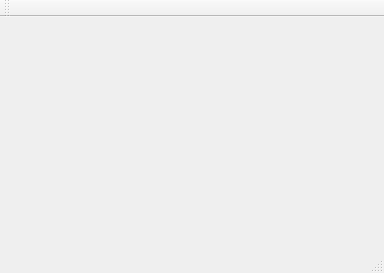
<?xml version="1.0" encoding="UTF-8"?>
<ui version="4.0">
 <class>MainWindow</class>
 <widget class="QMainWindow" name="MainWindow">
  <property name="geometry">
   <rect>
    <x>0</x>
    <y>0</y>
    <width>384</width>
    <height>273</height>
   </rect>
  </property>
  <property name="sizePolicy">
   <sizepolicy hsizetype="Minimum" vsizetype="Minimum">
    <horstretch>0</horstretch>
    <verstretch>0</verstretch>
   </sizepolicy>
  </property>
  <property name="windowTitle">
   <string>MainWindow</string>
  </property>
  <widget class="QWidget" name="centralWidget">
   <layout class="QVBoxLayout" name="verticalLayout">
    <item>
     <widget class="QWidget" name="endOfWordButtonWidget" native="true">
      <property name="sizePolicy">
       <sizepolicy hsizetype="MinimumExpanding" vsizetype="MinimumExpanding">
        <horstretch>0</horstretch>
        <verstretch>0</verstretch>
       </sizepolicy>
      </property>
     </widget>
    </item>
    <item>
     <layout class="QHBoxLayout" name="horizontalLayout">
      <item>
       <widget class="QWidget" name="dotButtonWidget" native="true">
        <property name="sizePolicy">
         <sizepolicy hsizetype="MinimumExpanding" vsizetype="MinimumExpanding">
          <horstretch>0</horstretch>
          <verstretch>0</verstretch>
         </sizepolicy>
        </property>
        <property name="minimumSize">
         <size>
          <width>0</width>
          <height>0</height>
         </size>
        </property>
       </widget>
      </item>
      <item>
       <spacer name="horizontalSpacer">
        <property name="orientation">
         <enum>Qt::Horizontal</enum>
        </property>
        <property name="sizeHint" stdset="0">
         <size>
          <width>40</width>
          <height>20</height>
         </size>
        </property>
       </spacer>
      </item>
      <item>
       <widget class="QWidget" name="dashButtonWidget" native="true">
        <property name="sizePolicy">
         <sizepolicy hsizetype="MinimumExpanding" vsizetype="MinimumExpanding">
          <horstretch>0</horstretch>
          <verstretch>0</verstretch>
         </sizepolicy>
        </property>
        <property name="minimumSize">
         <size>
          <width>0</width>
          <height>0</height>
         </size>
        </property>
       </widget>
      </item>
     </layout>
    </item>
    <item>
     <widget class="QWidget" name="backspaceButtonWidget" native="true">
      <property name="sizePolicy">
       <sizepolicy hsizetype="MinimumExpanding" vsizetype="MinimumExpanding">
        <horstretch>0</horstretch>
        <verstretch>0</verstretch>
       </sizepolicy>
      </property>
     </widget>
    </item>
   </layout>
  </widget>
  <widget class="QMenuBar" name="menuBar">
   <property name="geometry">
    <rect>
     <x>0</x>
     <y>0</y>
     <width>384</width>
     <height>25</height>
    </rect>
   </property>
  </widget>
  <widget class="QToolBar" name="mainToolBar">
   <attribute name="toolBarArea">
    <enum>TopToolBarArea</enum>
   </attribute>
   <attribute name="toolBarBreak">
    <bool>false</bool>
   </attribute>
  </widget>
  <widget class="QStatusBar" name="statusBar"/>
 </widget>
 <layoutdefault spacing="6" margin="11"/>
 <resources/>
 <connections/>
</ui>
